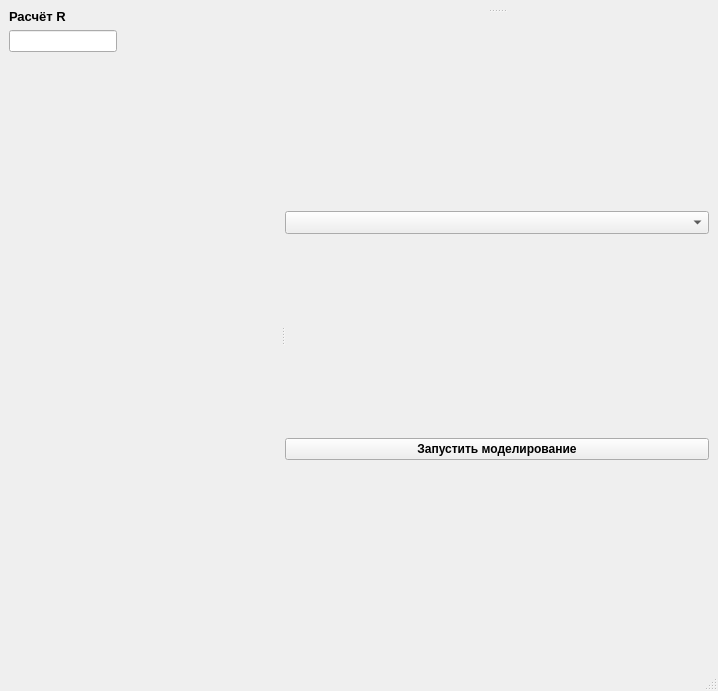
<?xml version="1.0" encoding="UTF-8"?>
<ui version="4.0">
 <class>MainWindow</class>
 <widget class="QMainWindow" name="MainWindow">
  <property name="geometry">
   <rect>
    <x>0</x>
    <y>0</y>
    <width>718</width>
    <height>691</height>
   </rect>
  </property>
  <property name="mouseTracking">
   <bool>false</bool>
  </property>
  <property name="windowTitle">
   <string>MainWindow</string>
  </property>
  <widget class="QWidget" name="centralwidget">
   <layout class="QGridLayout" name="gridLayout">
    <item row="0" column="0">
     <widget class="QSplitter" name="splitter_2">
      <property name="orientation">
       <enum>Qt::Horizontal</enum>
      </property>
      <widget class="QWidget" name="layoutWidget">
       <layout class="QVBoxLayout" name="verticalLayout">
        <property name="sizeConstraint">
         <enum>QLayout::SetMinimumSize</enum>
        </property>
        <item>
         <widget class="QLabel" name="label">
          <property name="sizePolicy">
           <sizepolicy hsizetype="Fixed" vsizetype="Fixed">
            <horstretch>0</horstretch>
            <verstretch>0</verstretch>
           </sizepolicy>
          </property>
          <property name="maximumSize">
           <size>
            <width>167</width>
            <height>167</height>
           </size>
          </property>
          <property name="font">
           <font>
            <pointsize>10</pointsize>
            <weight>75</weight>
            <bold>true</bold>
           </font>
          </property>
          <property name="text">
           <string>Расчёт R</string>
          </property>
         </widget>
        </item>
        <item>
         <widget class="QLineEdit" name="lineEdit">
          <property name="sizePolicy">
           <sizepolicy hsizetype="Fixed" vsizetype="Fixed">
            <horstretch>0</horstretch>
            <verstretch>0</verstretch>
           </sizepolicy>
          </property>
         </widget>
        </item>
        <item>
         <spacer name="verticalSpacer_2">
          <property name="orientation">
           <enum>Qt::Vertical</enum>
          </property>
          <property name="sizeHint" stdset="0">
           <size>
            <width>20</width>
            <height>40</height>
           </size>
          </property>
         </spacer>
        </item>
        <item>
         <spacer name="verticalSpacer">
          <property name="orientation">
           <enum>Qt::Vertical</enum>
          </property>
          <property name="sizeType">
           <enum>QSizePolicy::Ignored</enum>
          </property>
          <property name="sizeHint" stdset="0">
           <size>
            <width>20</width>
            <height>40</height>
           </size>
          </property>
         </spacer>
        </item>
       </layout>
      </widget>
      <widget class="QSplitter" name="splitter">
       <property name="sizePolicy">
        <sizepolicy hsizetype="Expanding" vsizetype="Expanding">
         <horstretch>0</horstretch>
         <verstretch>0</verstretch>
        </sizepolicy>
       </property>
       <property name="orientation">
        <enum>Qt::Vertical</enum>
       </property>
       <widget class="QWidget" name="">
        <layout class="QHBoxLayout" name="horizontalLayout">
         <item>
          <widget class="MplWidget" name="MplWidget" native="true">
           <property name="sizePolicy">
            <sizepolicy hsizetype="Expanding" vsizetype="Expanding">
             <horstretch>0</horstretch>
             <verstretch>0</verstretch>
            </sizepolicy>
           </property>
          </widget>
         </item>
         <item>
          <widget class="MplWidget" name="MplWidget_2" native="true">
           <property name="sizePolicy">
            <sizepolicy hsizetype="Expanding" vsizetype="Expanding">
             <horstretch>0</horstretch>
             <verstretch>0</verstretch>
            </sizepolicy>
           </property>
          </widget>
         </item>
        </layout>
       </widget>
       <widget class="QWidget" name="">
        <layout class="QVBoxLayout" name="verticalLayout_2">
         <item>
          <widget class="QComboBox" name="comboBox">
           <property name="sizePolicy">
            <sizepolicy hsizetype="Preferred" vsizetype="Fixed">
             <horstretch>0</horstretch>
             <verstretch>0</verstretch>
            </sizepolicy>
           </property>
           <property name="font">
            <font>
             <pointsize>10</pointsize>
             <weight>75</weight>
             <bold>true</bold>
            </font>
           </property>
          </widget>
         </item>
         <item>
          <widget class="QPushButton" name="pushButton_1">
           <property name="sizePolicy">
            <sizepolicy hsizetype="Preferred" vsizetype="Fixed">
             <horstretch>0</horstretch>
             <verstretch>0</verstretch>
            </sizepolicy>
           </property>
           <property name="font">
            <font>
             <pointsize>9</pointsize>
             <weight>75</weight>
             <bold>true</bold>
            </font>
           </property>
           <property name="text">
            <string>Запустить моделирование</string>
           </property>
          </widget>
         </item>
        </layout>
       </widget>
      </widget>
     </widget>
    </item>
   </layout>
  </widget>
  <widget class="QMenuBar" name="menubar">
   <property name="geometry">
    <rect>
     <x>0</x>
     <y>0</y>
     <width>718</width>
     <height>26</height>
    </rect>
   </property>
  </widget>
  <widget class="QStatusBar" name="statusbar"/>
 </widget>
 <customwidgets>
  <customwidget>
   <class>MplWidget</class>
   <extends>QWidget</extends>
   <header>mplwidget.h</header>
   <container>1</container>
  </customwidget>
 </customwidgets>
 <resources/>
 <connections/>
</ui>
